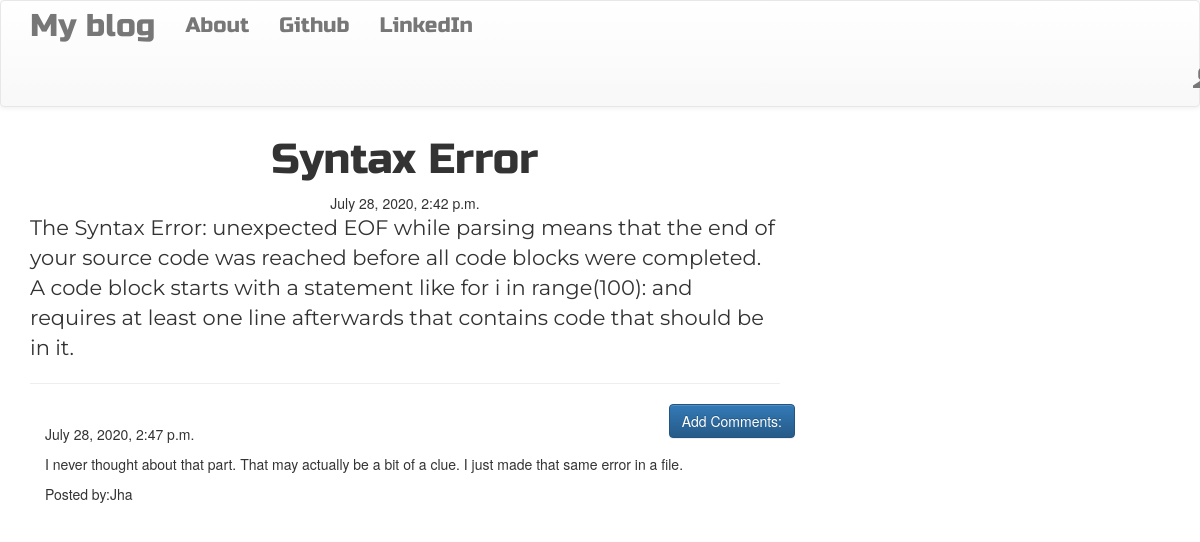
Screenshot of /post/2 with the database file from the repository.
### blog/models.py (models this page shows, shortened)
class Post(models.Model):
    author=models.ForeignKey('auth.User',on_delete=models.CASCADE)
    title=models.CharField(max_length=200)
    text=models.TextField()
    created_date=models.DateTimeField(default=timezone.now)
    published_date=models.DateTimeField(blank=True,null=True)

class Comment(models.Model):
    post=models.ForeignKey('blog.Post',related_name='comments',on_delete=models.CASCADE)
    author=models.CharField(max_length=200)
    text=models.TextField()
    created_date=models.DateTimeField(default=timezone.now)
    approved_comment=models.BooleanField(default=False)

### blog/views.py (the view)
# urls.py: url(r'^post/(?P<pk>\d+)$',views.PostDetailView.as_view(),name='post_detail'),
class PostDetailView(DetailView):
    model=Post

### blog/templates/blog/post_detail.html (shortened to what this page needs)
{% extends 'blog/base.html' %}
{% block content %}
<h1 class="posttitle loader">{{post.title}}</h1>
{% if post.published_date %}
   <div class="date postdate">
       {{post.published_date}}
   </div>
{% else %}
   <a class="btn btn-default" href="{% url 'post_publish' pk=post.pk %}">Publish</a>
{% endif %}
<p class="postcontent">{{post.text|safe|linebreaksbr}}</p>
<hr>
<a class="btn btn-primary btn-comment" href="{% url 'add_comment_to_post' pk=post.pk %}">Add Comments:</a>
<div class="container">
    {% for comment in post.comments.all %}
     <br>
     {% if user.is_authenticated or comment.approved_comment %}
         {{comment.created_date}}
       <p>{{comment.text|safe|linebreaks}}</p>
       <p>Posted by:{{comment.author}}</p>
     {%endif%}
     {% empty %}
     <p>No comments</p>
    {% endfor %}
</div>
{% endblock %}

### blog/templates/blog/base.html (shortened to what this page needs)
<!DOCTYPE html>
{% load static %}
<html>
<head>
    <link rel="stylesheet" href="https://maxcdn.bootstrapcdn.com/bootstrap/3.3.7/css/bootstrap.min.css">
    <link rel="stylesheet" href="https://maxcdn.bootstrapcdn.com/bootstrap/3.3.7/css/bootstrap-theme.min.css">
    <link rel="stylesheet" href="//cdn.jsdelivr.net/npm/medium-editor@latest/dist/css/medium-editor.min.css" type="text/css" media="screen" charset="utf-8">
    <link rel="stylesheet" href="{% static 'css/blog.css' %}">
</head>
<body class="loader">
    <nav class="navbar navbar-default techfont custom-navbar">
    <div class="container">
        <ul class="nav navbar-nav">
                <li><a class="navbar-brand bigbrand" href="{% url 'post_list' %}">My blog</a></li>
                <li><a href="{% url 'about' %}">About</a></li>
                <li><a href="https://www.github.com">Github</a></li>
                <li><a href="https://www.linkedin.com">LinkedIn</a></li>
        </ul>
       </div>
    <ul class="nav navbar-nav navbar-right">
        {% if user.is_authenticated %}
        <li><a href="{% url 'post_new'%}">New Post</a></li>
        <li><a href="{% url 'post_draft_list'%}">Draft</a></li>
        <li><a href="{% url 'logout'%}">Log Out</a></li>
        <li>Welcome: {{user.username}}</li>
        {% else %}
        <li><a class="nav navbar-right" href="{% url 'login'%}"><span class="glyphicon glyphicon-user"></span></a></li>
        {% endif %}
    </ul>
    </nav>
    <div class="content container">
        <div class="row">
            <div class="col-md-8">
                <div class="blog_posts">
                    {% block content %}
                    {% endblock %}
                </div>
            </div>
        </div>
    </div>
</body>
</html>

### blog/static/css/blog.css (style rules this page uses)
.techfont { font-family:'Russo One',sans-serif; font-size:1.5em; margin-bottom:10px; }
.bigbrand { font-size:1.5em; }
.postdate { text-align:center; }
.posttitle { font-family:'Russo One',sans-serif; font-size:3em; text-align: center; }
.postcontent { font-family:'Montserrat'; font-size:1.5em; }
.btn-comment { position:absolute; right:0px; }
.loader { filter:hue-rotate(0deg); color:linear-gradient(45deg,#0f8,#08f); animation:hue 10000ms infinite linear; }

### rows the page displays
Post: title "Syntax Error", published_date "July 28, 2020, 2:42 p.m.", text "The Syntax Error: unexpected EOF while parsing means that the end of your source code was reached before all code blocks were completed. A code block starts with a statement like for i in range(100): and requires at least one line afterwards that contains code that should be in it."
Comment: created_date "July 28, 2020, 2:47 p.m.", text "I never thought about that part. That may actually be a bit of a clue. I just made that same error in a file.", author "Jha"
